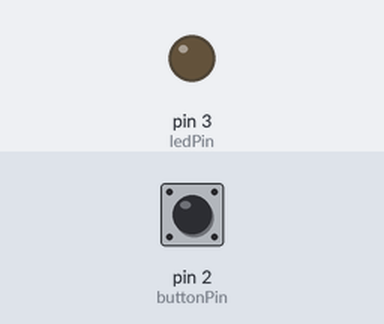
Bench run of a sketch on a simulated Arduino Uno, built with avr-gcc and run on an emulated ATmega328P. On the bench: output pins drawn as LEDs (lit = HIGH). The inputs (shaded band) are chosen by the test bench; at power-on: pin 2 (buttonPin) HIGH.

Above: at 1.2 s.
1.3 s: pin 2 (buttonPin) pulled LOW for 0.15 s
At 1.37 s:
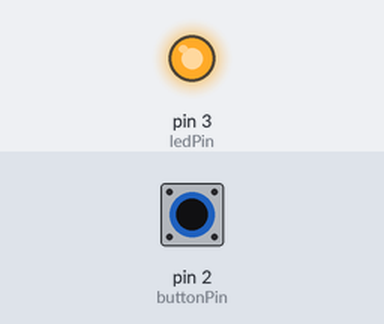
2.9 s: pin 2 (buttonPin) pulled LOW for 3.2 s
At 7.1 s:
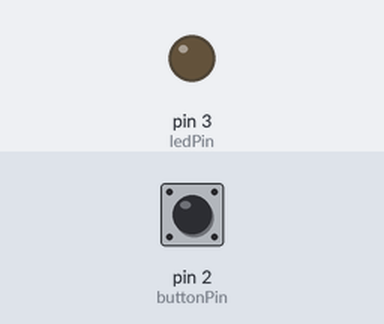
Timing chart, 0 to 8.6 s (numbered marks = the images above; inputs shaded):
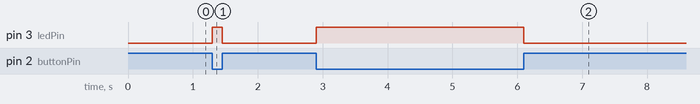

The sketch:

4-1.ino
```cpp
const int buttonPin = 2;   // button module signal pin
const int ledPin = 3;      // LED pin
int buttonState = 0;       // variable to read button state

void setup() {
  pinMode(ledPin, OUTPUT);
  pinMode(buttonPin, INPUT_PULLUP); // use internal pull-up resistor
}

void loop() {
  buttonState = digitalRead(buttonPin); // read button state

  if (buttonState == LOW) {  // button pressed (LOW when using pull-up)
    digitalWrite(ledPin, HIGH); // turn LED ON
  } else {
    digitalWrite(ledPin, LOW);  // turn LED OFF
  }
}
```

Measured:
- after the input at 1.3 s, pin 3 (ledPin): LOW → HIGH at once, → LOW 0.15 s later
- after the input at 2.9 s, pin 3 (ledPin): LOW → HIGH at once, → LOW 3.2 s later
